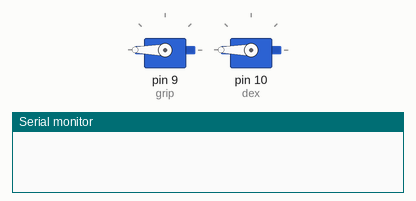
Recording of a sketch running on a simulated Arduino Uno, built with avr-gcc and run on an emulated ATmega328P. Shown: 2 × servo, the last lines printed to the serial monitor.

Above: at 0.1 s.
At 16.3 s:
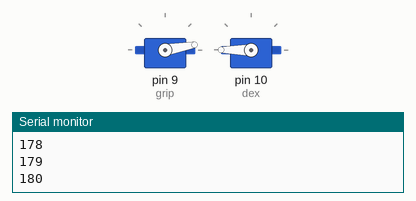
At 22.2 s:
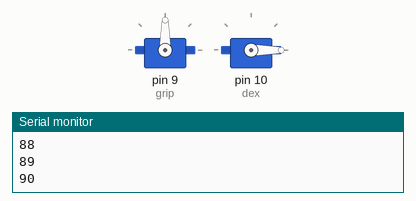
At 34.8 s:
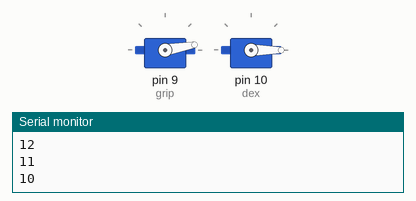
Timing chart, 0 to 40.0 s (numbered marks = the images above):
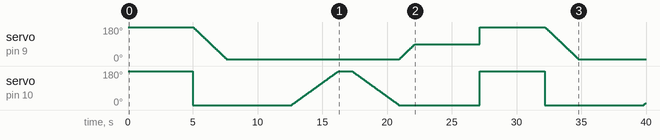

The sketch:

gripper_Servo_code.ino
```cpp
#include <Servo.h>

Servo grip;  // create servo object to control a servo
Servo dex;
// twelve servo objects can be created on most boards

int pos_grip = 0;
int pos_dex = 0;    // variable to store the servo position

void setup() {
  grip.attach(9);
  dex.attach(10);  // attaches the servo on pin 9 to the servo object
  Serial.begin(9600);
}

void loop() {
  dex.write(180);
  grip.write(180);
  delay(5000);
  for (pos_grip = 180; pos_grip >= 10; pos_grip -= 1) { // goes from 0 degrees to 180 degrees
    // in steps of 1 degree
    grip.write(pos_grip);
    dex.write(0);
    Serial.print(pos_grip);
    Serial.println(" ");              // tell servo to go to position in variable 'pos'
    delay(15);                       // waits 15ms for the servo to reach the position
  }
  pos_dex = 0;
  delay(5000);
    for (pos_dex = 0; pos_dex <= 180; pos_dex += 1) { // goes from 0 degrees to 180 degrees
    // in steps of 1 degree
    dex.write(pos_dex);
    Serial.print(pos_dex);
    Serial.println(" ");              // tell servo to go to position in variable 'pos'
    delay(20);
  }
  delay(1000);
   for (pos_dex = 180; pos_dex >= 0; pos_dex -= 1) { // goes from 0 degrees to 180 degrees
    // in steps of 1 degree
    dex.write(pos_dex);
    Serial.print(pos_dex);
    Serial.println(" ");              // tell servo to go to position in variable 'pos'
    delay(20);                       // waits 15ms for the servo to reach the position
  }
  for (pos_grip = 10; pos_grip <= 90; pos_grip += 1) { // goes from 180 degrees to 0 degrees
    grip.write(pos_grip);
    Serial.print(pos_grip);
    Serial.println(" ");            // tell servo to go to position in variable 'pos'
    delay(15);                       // waits 15ms for the servo to reach the position
  }
  delay(5000);
}
```
